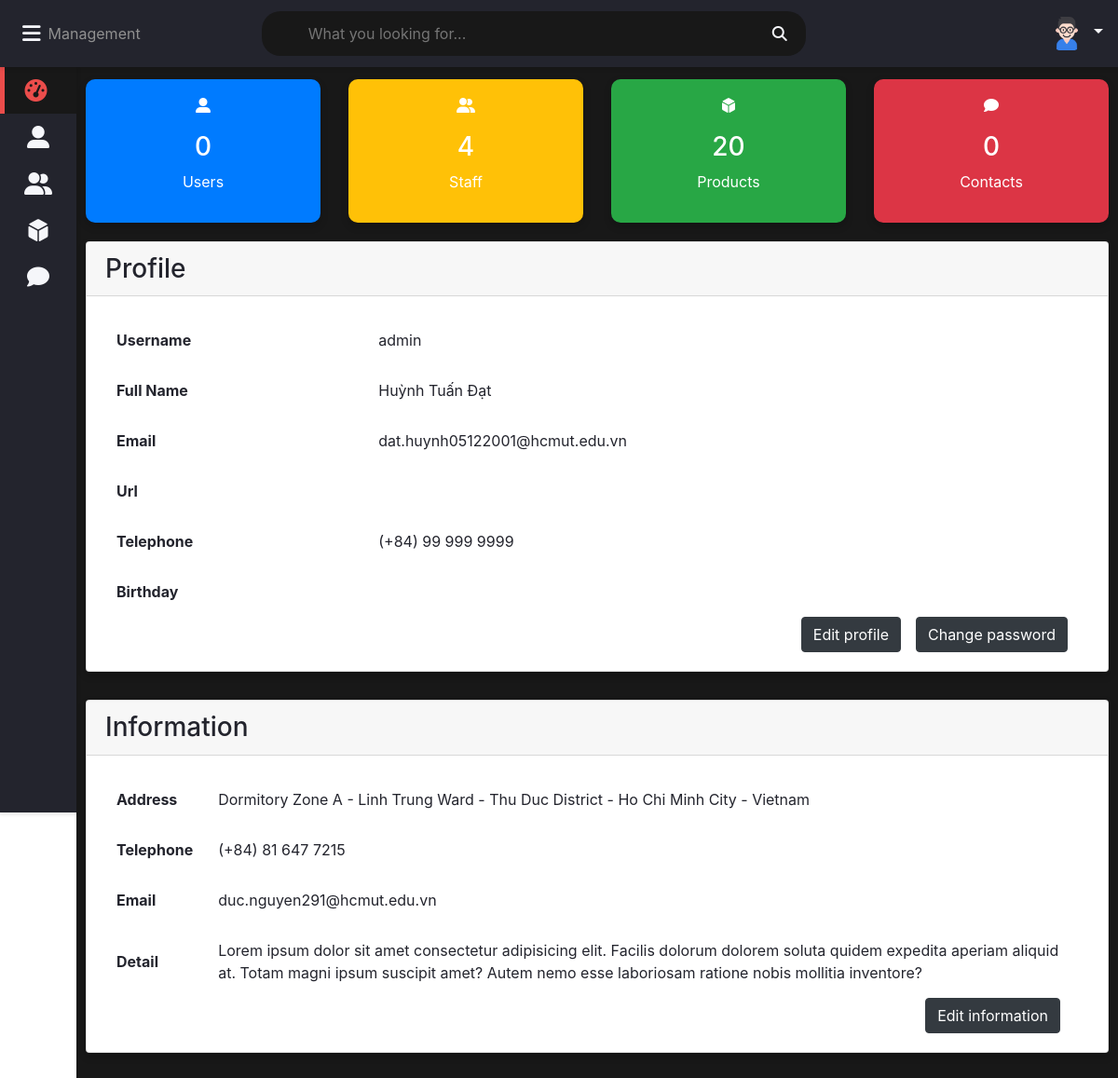
The app's page /php/admin/dashboard.php (signed in) with its own data.
### tables this page shows
create table information(
    detail longtext,
    address varchar(255),
    phone varchar(255),
    email varchar(255)
);

### php/admin/dashboard.php (the view, shortened to what this page needs)
<?php
require_once "config.php";
?>
<!DOCTYPE html>
<html lang="en">
<head>
    <link rel="stylesheet" href="../../assets/css/admin.css">
    <link rel="stylesheet" href="https://maxcdn.bootstrapcdn.com/bootstrap/4.5.2/css/bootstrap.min.css">
    <link rel="stylesheet" href="https://cdnjs.cloudflare.com/ajax/libs/font-awesome/4.7.0/css/font-awesome.min.css">
</head>
<body class="overlay-scrollbar">
    <div class="navbar" style="position:fixed;">
        <ul class="navbar-nav d-flex flex-row">
            <li class="nav-item mx-2" style="line-height:0;">
                <a class="nav-link">
                    <i class="fas fa-bars" onclick="collapseSidebar()"></i>
                </a>
            </li>
            <li class="nav-item" id="mangeLogo">
                Management
            </li>
        </ul>
        <form class="navbar-search">
            <input type="text" name="Search" class="navbar-search-input" placeholder="What you looking for...">
            <i class="fas fa-search"></i>
        </form>
        <ul class="navbar-nav nav-right d-flex flex-row align-items-center justify-content-between">
            <li class="nav-item dropdown">
                <a class="nav-link dropdown-toggle" href="#" id="user-img" role="button" data-toggle="dropdown" aria-haspopup="true" aria-expanded="false">
                    <img src="../../assets/img/user.png" width="40" height="40" class="rounded-circle">
                </a>
            </li>
        </ul>
    </div>
    <div class="sidebar">
        <ul class="sidebar-nav">
            <li class="sidebar-nav-item">
                <a href="dashboard.php" class="sidebar-nav-link active">
                    <div>
                        <i class="fas fa-tachometer-alt"></i>
                    </div>
                </a>
            </li>
            <li class="sidebar-nav-item">
                <a href="user.php" class="sidebar-nav-link">
                    <div>
                        <i class="fas fa-user-alt"></i>
                    </div>
                </a>
            </li>
            <li class="sidebar-nav-item">
                <a href="staff.php" class="sidebar-nav-link">
                    <div>
                        <i class="fas fa-user-friends"></i>
                    </div>
                </a>
            </li>
            <li class="sidebar-nav-item">
                <a href="product.php" class="sidebar-nav-link">
                    <div>
                        <i class="fas fa-dice-d6"></i>
                    </div>
                </a>
            </li>
            <li class="sidebar-nav-item">
                <a href="contact.php" class="sidebar-nav-link">
                    <div>
                        <i class="fas fa-comment"></i>
                    </div>
                </a>
            </li>
        </ul>
    </div>
    <div class="wrapper">
        <div class="row">
            <div class="col-lg-3 col-md-6 col-sm-12">
                <div class="counter bg-primary">
                    <p>
                        <i class="fas fa-user-alt"></i>
                    </p>
                    <?php
                    $sql = "SELECT COUNT(id) FROM users";
                    $stmt = $mysqli->prepare($sql);
                    $stmt->execute();
                    $stmt->store_result();
                    $stmt->bind_result($number_users);
                    ?>
                    <h3><?php echo $number_users; ?></h3>
                    <p>Users</p>
                </div>
            </div>
            <div class="col-lg-3 col-md-6 col-sm-12">
                <div class="counter bg-warning">
                    <p>
                        <i class="fas fa-user-friends"></i>
                    </p>
                    <?php
                    $sql = "SELECT COUNT(id) FROM staff";
                    $stmt = $mysqli->prepare($sql);
                    $stmt->execute();
                    $stmt->store_result();
                    $stmt->bind_result($number_staff);
                    ?>
                    <h3><?php echo $number_staff; ?></h3>
                    <p>Staff</p>
                </div>
            </div>
            <div class="col-lg-3 col-md-6 col-sm-12">
                <div class="counter bg-success">
                    <p>
                        <i class="fas fa-dice-d6"></i>
                    </p>
                    <?php
                    $sql = "SELECT COUNT(id) FROM product";
                    $stmt = $mysqli->prepare($sql);
                    $stmt->execute();
                    $stmt->store_result();
                    $stmt->bind_result($number_product);
                    ?>
                    <h3><?php echo $number_product; ?></h3>
                    <p>Products</p>
                </div>
            </div>
            <div class="col-lg-3 col-md-6 col-sm-12">
                <div class="counter bg-danger">
                    <p>
                        <i class="fas fa-comment"></i>
                    </p>
                    <?php
                    $sql = "SELECT COUNT(id) FROM contact";
                    $stmt = $mysqli->prepare($sql);
                    $stmt->execute();
                    $stmt->store_result();
                    $stmt->bind_result($number_contact);
                    ?>
                    <h3><?php echo $number_contact; ?></h3>
                    <p>Contacts</p>
                </div>
            </div>
        </div>
        <div class="row">
            <div class="col-12">
                <div class="card">
                    <div class="card-header">
                        <h3 id="titleTable">
                            Profile
                        </h3>
                    </div>
                    <div class="card-content">
                        <?php
                        $admin = $_SESSION['admin'];
                        $sql = "SELECT email, full_name, url, telephone, date_of_birth FROM admin WHERE username=?";
                        $stmt = $mysqli->prepare($sql);
                        $stmt->bind_param('s', $param_username);
                        $stmt->execute();
                        $stmt->store_result();
                        $stmt->bind_result($email, $full_name, $url, $telephone, $birthday);
                        ?>
                        <table>
                            <tr>
                                <th>Username</th>
                                <td><?php echo $admin; ?></td>
                            </tr>
                            <tr>
                                <th>Full Name</th>
                                <td><?php echo $full_name; ?></td>
                            </tr>
                            <tr>
                                <th>Email</th>
                                <td><?php echo $email; ?></td>
                            </tr>
                            <tr>
                                <th>Url</th>
                                <td><?php echo $url; ?></td>
                            </tr>
                            <tr>
                                <th>Telephone</th>
                                <td><?php echo $telephone; ?></td>
                            </tr>
                            <tr>
                                <th>Birthday</th>
                                <td><?php echo $birthday; ?></td>
                            </tr>
                        </table>
                        <div class="col d-flex justify-content-end">
                            <button class="btn btn-dark mx-3" data-toggle="modal" data-target="#profileModal">Edit profile</button>
                            <button class="btn btn-dark mr-2" data-toggle="modal" data-target="#passwordModal">Change password</button>
                        </div>
                    </div>
                </div>
            </div>
        </div>
        <div class="row">
            <div class="col-12">
                <div class="card">
                    <div class="card-header">
                        <h3 id="titleTable">
                            Information
                        </h3>
                    </div>
                    <div class="card-content">
                        <?php
                        $sql = "SELECT * FROM information WHERE 1";
                        $stmt = $mysqli->prepare($sql);
                        $stmt->execute();
                        $stmt->store_result();
                        $stmt->bind_result($detail, $address, $phone_info, $email_info);
                        ?>
                        <table>
                            <tr>
                                <th>Address</th>
                                <td><?php echo $address; ?></td>
                            </tr>
                            <tr>
                                <th>Telephone</th>
                                <td><?php echo $phone_info; ?></td>
                            </tr>
                            <tr>
                                <th>Email</th>
                                <td><?php echo $email_info; ?></td>
                            </tr>
                            <tr>
                                <th>Detail</th>
                                <td><?php echo $detail; ?></td>
                            </tr>
                        </table>
                        <div class="col d-flex justify-content-end">
                            <button class="btn btn-dark mx-3" data-toggle="modal" data-target="#informationModal">Edit information</button>
                        </div>
                    </div>
                </div>
            </div>
        </div>
    </div>
</body>
</html>

### assets/css/admin.css (style rules this page uses)
:root { --primary-color: #4834d4; --success-color: #6ab04c; --warning-color: #f0932b; --danger-color: #eb4d4b; --light-color: #212529; --light-second-color: #727475; --light-background: #ffffff; --light-second-background: #f1f1f1; --dark-color: #909090; --dark-second-color: #f5f6fa; --dark-background: #23242d; --dark-second-background: #181818; }
.light { --main-bg-color: var(--dark-background); --second-bg-color: var(--dark-second-background); --main-color: var(--dark-color); --second-color: var(--dark-second-color); }
.bg-primary { background: var(--primary-color); }
.bg-success { background: var(--success-color); }
.bg-warning { background: var(--warning-color); }
.bg-danger { background: var(--danger-color); }
* { box-sizing: border-box; }
body { font-family: "Roboto", sans-serif; background: var(--main-bg-color); color: var(--main-color); margin: 0; }
.navbar { display: flex; flex-direction: row; background: var(--main-bg-color); color: var(--main-color); position: fixed; top: 0; right: 0; left: 0; z-index: 101; box-shadow: rgba(0, 0, 0, 0.12) 0px 1px 4px 1px; }
#mangeLogo { display: flex; align-items: center; }
.navbar-nav { list-style: none; display: flex; flex-direction: row; padding-left: 0; margin-bottom: 0; margin-top: 0; }
.nav-link { float: left; text-align: center; padding: 21px 10px; text-decoration: none; font-size: 17px; color: var(--second-color); position: relative; }
.navbar-nav i { font-size: 1.4rem; }
.nav-right { margin-left: auto; }
.navbar-search { position: relative; margin: auto; width: 50%; }
.navbar-search input { background: var(--second-bg-color); border: none; padding: 12px 50px 12px 50px; width: 100%; outline: none; color: var(--main-color); border-radius: 20px; }
.navbar-search i { position: absolute; top: 50%; right: 20px; transform: translateY(-50%); color: var(--second-color); cursor: pointer; }
.dropdown { position: relative; }
.wrapper { padding: 10px; margin-left: 82px; padding-top: 75px; transition: margin-left 0.5s; background: var(--second-bg-color); min-height: 99vh; }
.sidebar { width: 82px; height: 100vh; position: fixed; margin-top: 72px; background: var(--main-bg-color); box-shadow: rgba(0, 0, 0, 0.12) 0px 1px 4px 1px; overflow: hidden; z-index: 100; transition: width 0.5s; }
.sidebar-nav { list-style: none; padding: 0; margin: 0; display: flex; flex-direction: column; align-items: center; height: 100vh; }
.sidebar-nav-item { width: 100%; }
.sidebar-nav-link { display: flex; align-items: center; color: var(--main-color); text-decoration: none; }
.sidebar-nav-link i { font-size: 1.5rem; color: var(--second-color); position: absolute; left: 50%; top: 50%; transform: translate(-50%, -50%); }
.sidebar-nav-link div { min-width: 82px; height: 50px; position: relative; }
.sidebar-nav-link.active { background: var(--second-bg-color); color: var(--danger-color); }
.sidebar-nav-link.active div { border-left: 5px solid var(--danger-color); }
.sidebar-nav-link.active i { color: var(--danger-color); margin-left: -5px; }
.row { display: flex; flex-wrap: wrap; flex-direction: row; }
.row:after, .row:before { box-sizing: border-box; }
[class*="col-"] { padding: 10px; }
@media only screen and (min-width: 600px) { .col-sm-12 { width: 100%; } }
@media only screen and (min-width: 992px) { .col-12 { width: 100%; } }
.counter { padding: 16px; text-align: center; color: #fff; border-radius: 10px; box-shadow: 0 4px 8px 0 rgba(0, 0, 0, 0.2); }
.card { background: var(--main-bg-color); color: var(--main-bg-color); border-radius: 10px; margin-bottom: 10px; box-shadow: 0 4px 8px 0 rgba(0, 0, 0, 0.2); }
.card-header { padding: 15px 30px; border-bottom: 1px solid var(--second-bg-color); position: relative; }
.card-header h3 { margin: 0; }
.card-content { padding: 20px; overflow-x: auto; }
table { border-collapse: collapse; width: 100%; }
table td { padding: 15px; }
table th { padding: 15px 12px; text-align: left; }

### records on screen
information: address "Dormitory Zone A - Linh Trung Ward - Thu Duc District - Ho Chi Minh City - Vietnam", phone "(+84) 81 647 7215", email "duc.nguyen291@hcmut.edu.vn", detail "Lorem ipsum dolor sit amet consectetur adipisicing elit. Facilis dolorum dolorem soluta quidem expedita aperiam aliquid at. Totam magni ipsum suscipit amet? Autem nemo esse laboriosam ratione nobis mollitia inventore?"

### other values on screen
$number_users "0"
$number_staff "4"
$number_product "20"
$number_contact "0"
$admin "admin"
$full_name "Huỳnh Tuấn Đạt"
$email "dat.huynh05122001@hcmut.edu.vn"
$telephone "(+84) 99 999 9999"
